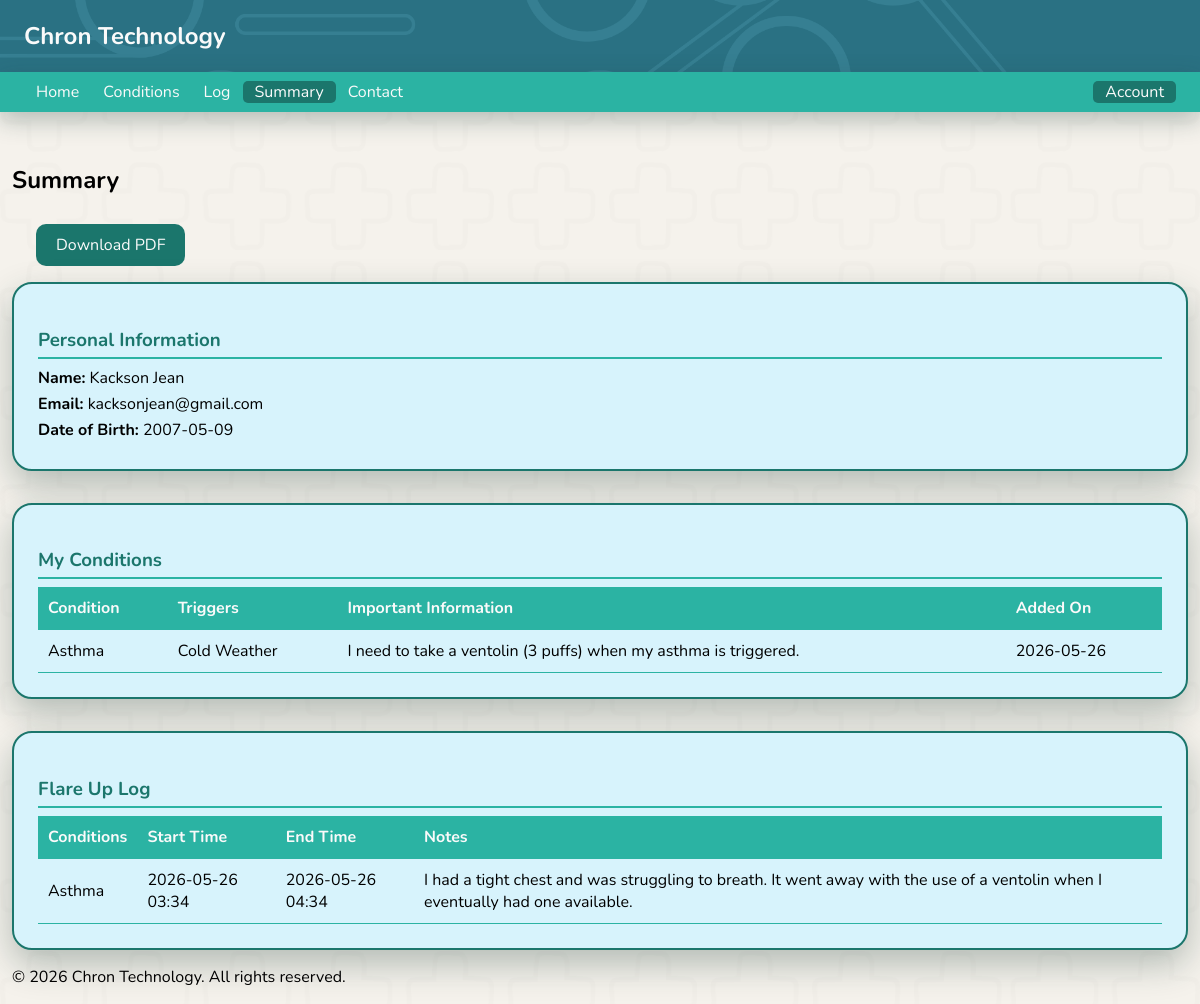
The app's page /summary (signed in), older data.
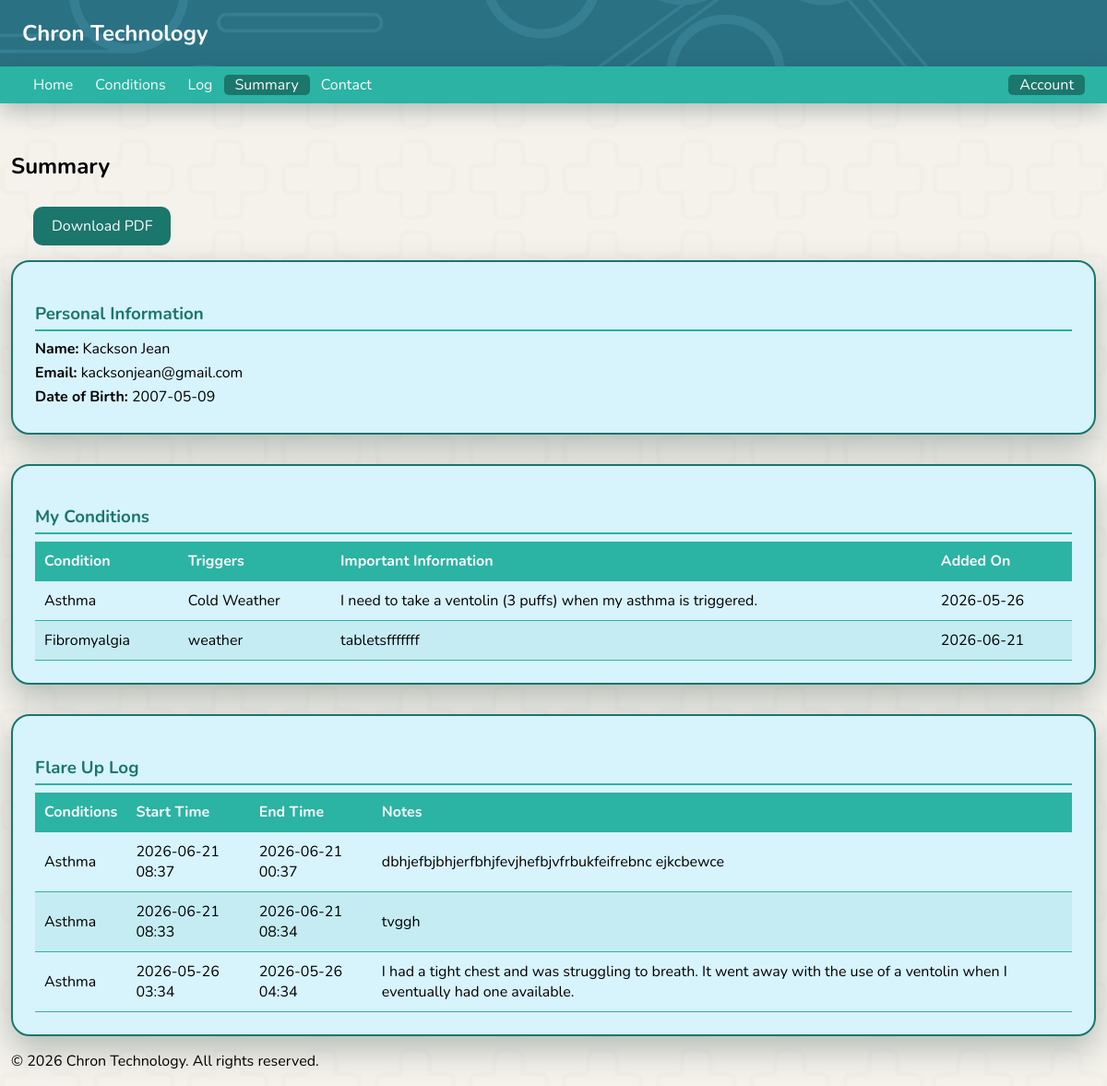
The same page, newer data.
### tables this page shows
CREATE TABLE users (
        id INTEGER PRIMARY KEY AUTOINCREMENT,
        first_name TEXT NOT NULL,
        last_name TEXT NOT NULL,
        email TEXT UNIQUE NOT NULL,
        password TEXT NOT NULL,
        date_of_birth DATE NOT NULL
    );

CREATE TABLE conditions (
        id INTEGER PRIMARY KEY AUTOINCREMENT,
        user_id INTEGER NOT NULL,
        condition_name TEXT NOT NULL,
        triggers TEXT NULL,
        created_at TIMESTAMP DEFAULT CURRENT_TIMESTAMP, important_information TEXT NULL,
        FOREIGN KEY (user_id) REFERENCES users(id)
    );

CREATE TABLE flare_ups (
        id INTEGER PRIMARY KEY AUTOINCREMENT,
        user_id INTEGER NOT NULL,
        begin_time DATETIME NOT NULL,
        end_time DATETIME NOT NULL,
        flareup_comment TEXT NULL,
        created_at TIMESTAMP DEFAULT CURRENT_TIMESTAMP,
        FOREIGN KEY (user_id) REFERENCES users(id)
    );

### app.py (the view)
@app.route('/summary')
def summary():
    if not session.get('user_id'):
        flash('Please sign in to view your summary.', 'error')
        return redirect('/signin')
    conn = get_user_conn()
    cursor = conn.cursor()
    cursor.execute(
        'SELECT first_name, last_name, email, date_of_birth FROM users WHERE id = ?',
        (session['user_id'],)
    )
    user = cursor.fetchone()
    user_info = {
        'first_name': user[0],
        'last_name': user[1],
        'email': user[2],
        'date_of_birth': user[3]
    }
    cursor.execute(
        'SELECT condition_name, triggers, important_information, created_at FROM conditions WHERE user_id = ? ORDER BY created_at',
        (session['user_id'],)
    )
    conditions = cursor.fetchall()
    cursor.execute(
        'SELECT id, begin_time, end_time, flareup_comment, created_at FROM flare_ups WHERE user_id = ? ORDER BY begin_time DESC',
        (session['user_id'],)
    )
    flare_up_rows = cursor.fetchall()
    flare_up_ids = [row[0] for row in flare_up_rows]
    conditions_map = {}
    if flare_up_ids:
        placeholders = ','.join('?' * len(flare_up_ids))
        cursor.execute(f'''
            SELECT fuc.flare_up_id, c.condition_name
            FROM flare_up_conditions fuc
            JOIN conditions c ON c.id = fuc.condition_id
            WHERE fuc.flare_up_id IN ({placeholders})
        ''', flare_up_ids)
        for fup_id, cname in cursor.fetchall():
            conditions_map.setdefault(fup_id, []).append(cname)
    flare_ups = [(row[1], row[2], row[3], ', '.join(conditions_map.get(row[0], []))) for row in flare_up_rows]
    conn.close()
    return render_template('summary.html', user_info=user_info, conditions=conditions, flare_ups=flare_ups)

### app.py (called while the page is built)
def get_user_conn():
    return sqlite3.connect(USER_DB)

### templates/summary.html (shortened to what this page needs)
<!DOCTYPE html>
<html lang="en">
<head>
    <link rel="stylesheet" href="/static/style.css">
</head>
<body class="index_page">
    <header>
        <nav>
            <h1 class="websitelogo">Chron Technology</h1>
        </nav>
        <div class="topnav">
            <div class="nav-left">
                <a class="notactive_page" href="/">Home</a>
                {% if session.get('user_id') %}
                <a class="notactive_page" href="conditions">Conditions</a>
                <a class="notactive_page" href="log">Log</a>
                <a class="active_page" href="summary">Summary</a>
                <a class="notactive_page" href="contact">Contact</a>
                {% endif %}
            </div>
            <div class="nav-right">
                {% if session.get('user_id') %}
                <div class="dropdown">
                    <span class="dropdown-toggle">Account</span>
                </div>
                {% else %}
                <a class="notactive_page" href="signup">SignUp</a>
                <a class="notactive_page" href="signin">SignIn</a>
                {% endif %}
            </div>
        </div>
    </header>
    <main>
        <section>
            <h2 class="topPageHeadings">Summary</h2>
            <a href="/download_summary" class="download-btn">Download PDF</a>
        </section>
        <div class="summary-container">
            <div class="summary-section">
                <h3>Personal Information</h3>
                <div class="info-grid">
                    <p><strong>Name:</strong> {{ user_info.first_name }} {{ user_info.last_name }}</p>
                    <p><strong>Email:</strong> {{ user_info.email }}</p>
                    <p><strong>Date of Birth:</strong> {{ user_info.date_of_birth }}</p>
                </div>
            </div>
            <div class="summary-section">
                <h3>My Conditions</h3>
                {% if conditions %}
                <table class="summary-table">
                    <thead>
                        <tr>
                            <th>Condition</th>
                            <th>Triggers</th>
                            <th>Important Information</th>
                            <th>Added On</th>
                        </tr>
                    </thead>
                    <tbody>
                        {% for condition in conditions %}
                        <tr>
                            <td>{{ condition[0] }}</td>
                            <td>{{ condition[1] if condition[1] else '-' }}</td>
                            <td>{{ condition[2] if condition[2] else '-' }}</td>
                            <td>{{ condition[3][:10] if condition[3] else '-' }}</td>
                        </tr>
                        {% endfor %}
                    </tbody>
                </table>
                {% else %}
                <p class="no-data">No conditions recorded yet.</p>
                {% endif %}
            </div>
            <div class="summary-section">
                <h3>Flare Up Log</h3>
                {% if flare_ups %}
                <table class="summary-table">
                    <thead>
                        <tr>
                            <th>Conditions</th>
                            <th>Start Time</th>
                            <th>End Time</th>
                            <th>Notes</th>
                        </tr>
                    </thead>
                    <tbody>
                        {% for flare in flare_ups %}
                        <tr>
                            <td>{{ flare[3] if flare[3] else '-' }}</td>
                            <td>{{ flare[0].replace('T', ' ') if flare[0] else '-' }}</td>
                            <td>{{ flare[1].replace('T', ' ') if flare[1] else '-' }}</td>
                            <td>{{ flare[2] if flare[2] else '-' }}</td>
                        </tr>
                        {% endfor %}
                    </tbody>
                </table>
                {% else %}
                <p class="no-data">No flare ups logged yet.</p>
                {% endif %}
            </div>
        </div>
    </main>
    <footer>
        <p>&copy; 2026 Chron Technology. All rights reserved.</p>
    </footer>
</body>
</html>

### static/style.css (style rules this page uses)
body { font-family: 'Nunito', sans-serif; }
header { position: fixed; top: 0; left: 0; width: 100%; z-index: 1000; background-color: #2a7183; background-image: url('/static/images/header_image.png'); background-repeat: no-repeat; background-size: cover; background-position: center; }
.websitelogo { padding-left: 2vw; }
.topPageHeadings { display: block; padding-bottom: 1vh; }
.index_page { background-color: #f5f2ec; background-image: url('/static/images/chron_tech_background.png'); background-repeat: no-repeat; background-size: cover; background-position: center; background-attachment: fixed; min-height: 100vh; display: flex; flex-direction: column; margin: 0; padding-left: 1vw; padding-right: 1vw; }
main { flex: 1; margin-top: 18vh; }
.websitelogo { color: #fafafa; }
.topnav { background-color:#2BB3A3; height: 5vh; display: flex; align-items: center; justify-content: space-between; box-shadow: 0 8px 25px rgba(26, 58, 53, 0.3); }
.nav-left, .nav-right { display: flex; align-items: center; }
.nav-left { padding-left: 2vw; }
.nav-right { padding-right: 2vw; }
.active_page { color: #fafafa; text-decoration: none; padding-left: 1vw; padding-right: 1vw; background-color: #1b766c; border-radius: 5px; }
.notactive_page { color: #fafafa; text-decoration: none; padding-left: 1vw; padding-right: 1vw; border-radius: 5px; transition: background-color 0.2s ease; }
.dropdown { position: relative; }
.dropdown-toggle { color: #fafafa; cursor: pointer; padding: 0 1vw; border-radius: 5px; background-color: #1b766c; }
.summary-section { margin-top: 2vh; }
.summary-container { display: flex; flex-direction: column; gap: 2vh; }
.summary-section { border: 2px solid #1b766c; border-radius: 20px; background-color: rgb(215, 243, 252); padding: 2vw; box-shadow: 0 14px 35px rgba(26, 58, 53, 0.3); }
.summary-section h3 { color: #1b766c; margin-bottom: 1vh; border-bottom: 2px solid #2BB3A3; padding-bottom: 0.5vh; }
.info-grid p { margin: 0.5vh 0; }
.summary-table { width: 100%; border-collapse: collapse; margin-top: 1vh; }
.summary-table th, .summary-table td { padding: 10px; text-align: left; border-bottom: 1px solid #2BB3A3; }
.summary-table th { background-color: #2BB3A3; color: #fafafa; }
.summary-table tr:nth-child(even) { background-color: rgba(43, 179, 163, 0.1); }
.download-btn { display: inline-block; background-color: #1b766c; color: #fafafa; padding: 10px 20px; border-radius: 10px; text-decoration: none; margin-left: 2vw; transition: background-color 0.3s; }
section h2 { display: inline; }

Row changes from the older to the newer data that the page shows:
added conditions: condition_name "Fibromyalgia", triggers "weather", important_information "tabletsfffffff", created_at "2026-06-21"
added flare_ups: begin_time "2026-06-21 08:37", end_time "2026-06-21 00:37", flareup_comment "dbhjefbjbhjerfbhjfevjhefbjvfrbukfeifrebnc ejkcbewce"
added flare_ups: begin_time "2026-06-21 08:33", end_time "2026-06-21 08:34", flareup_comment "tvggh"
Text that changed along with them:
new list line: "Asthma"
